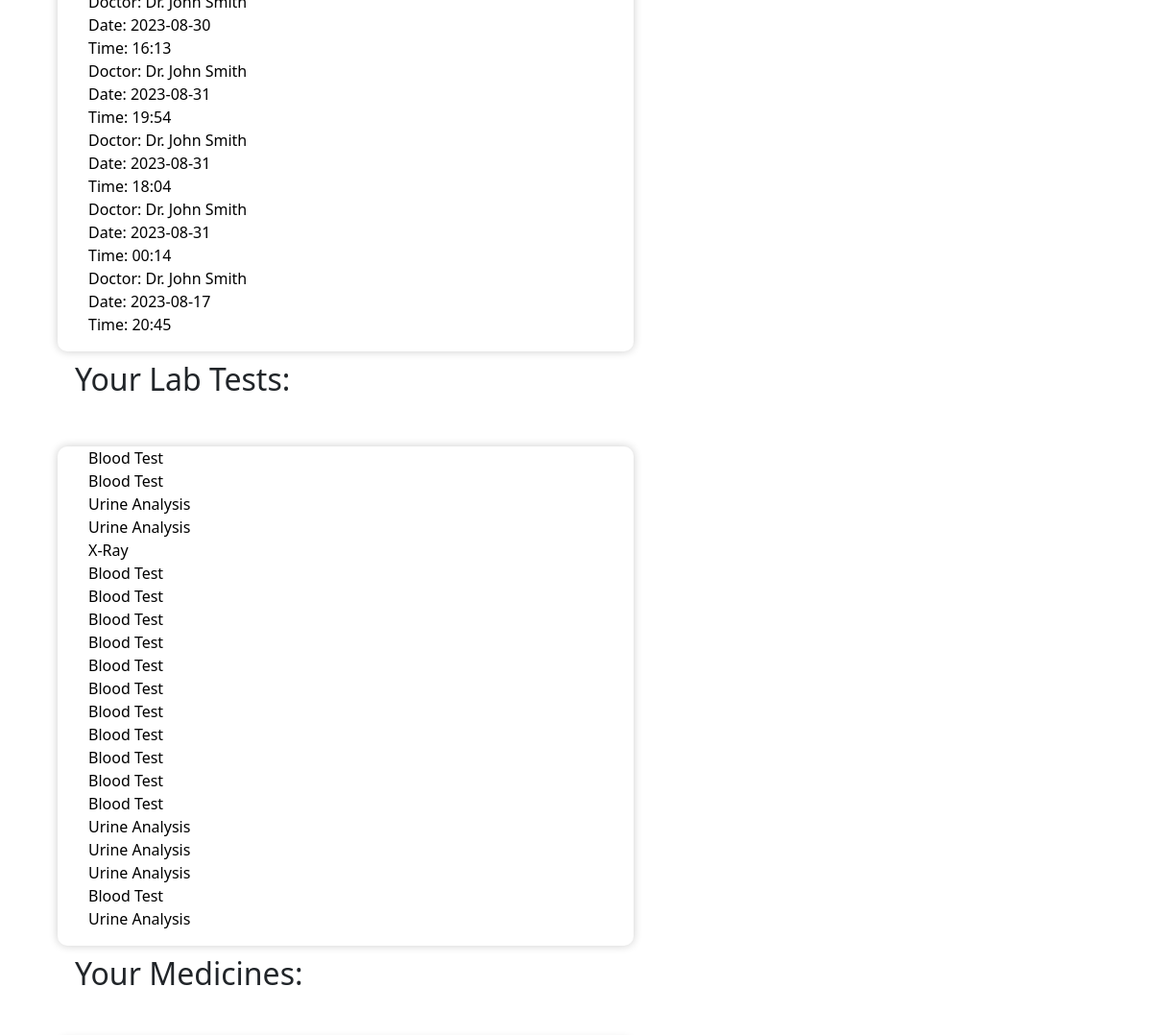
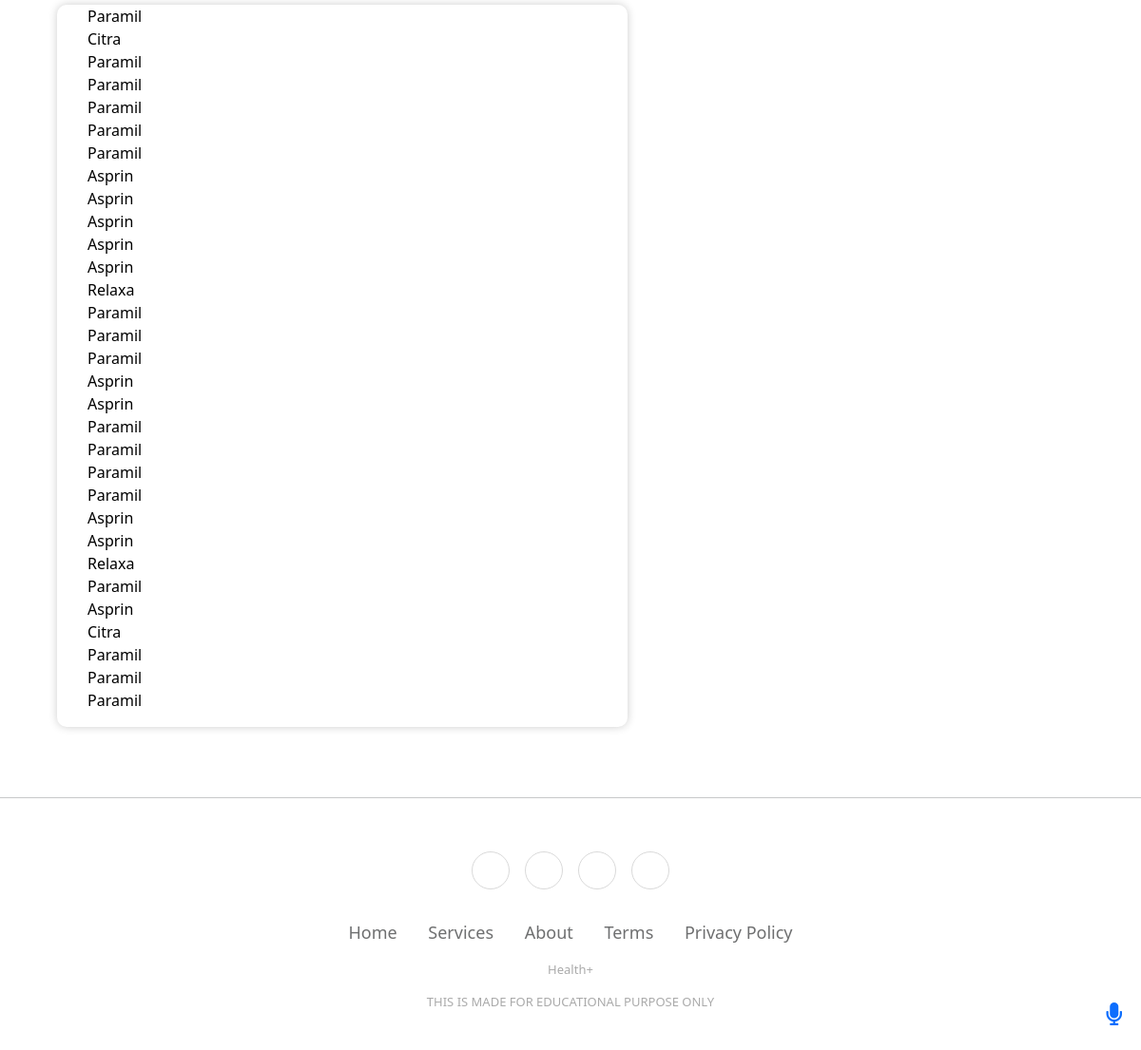
Page /profile (signed in, lower part) on the earlier database version (2 pictures, top to bottom).
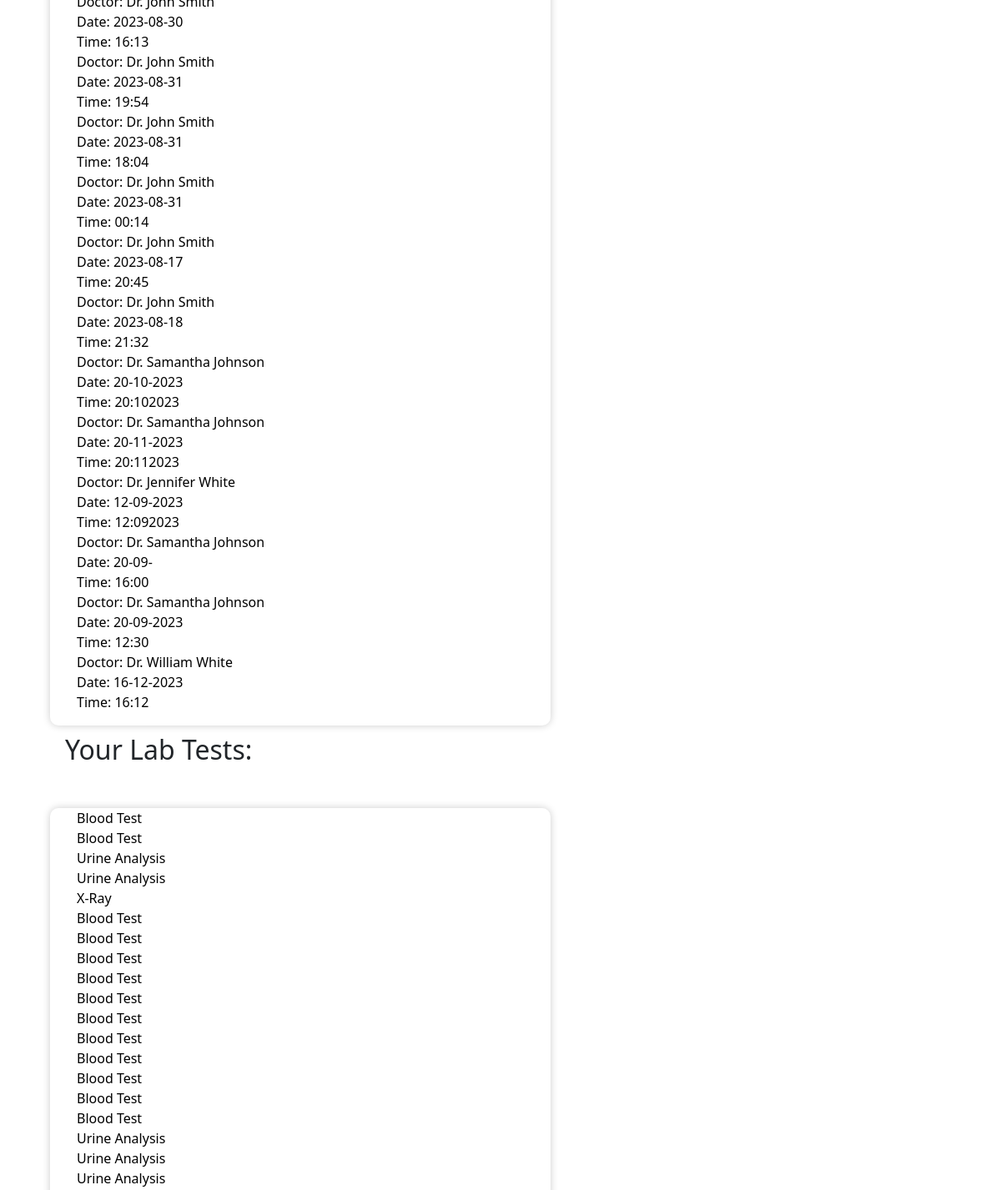
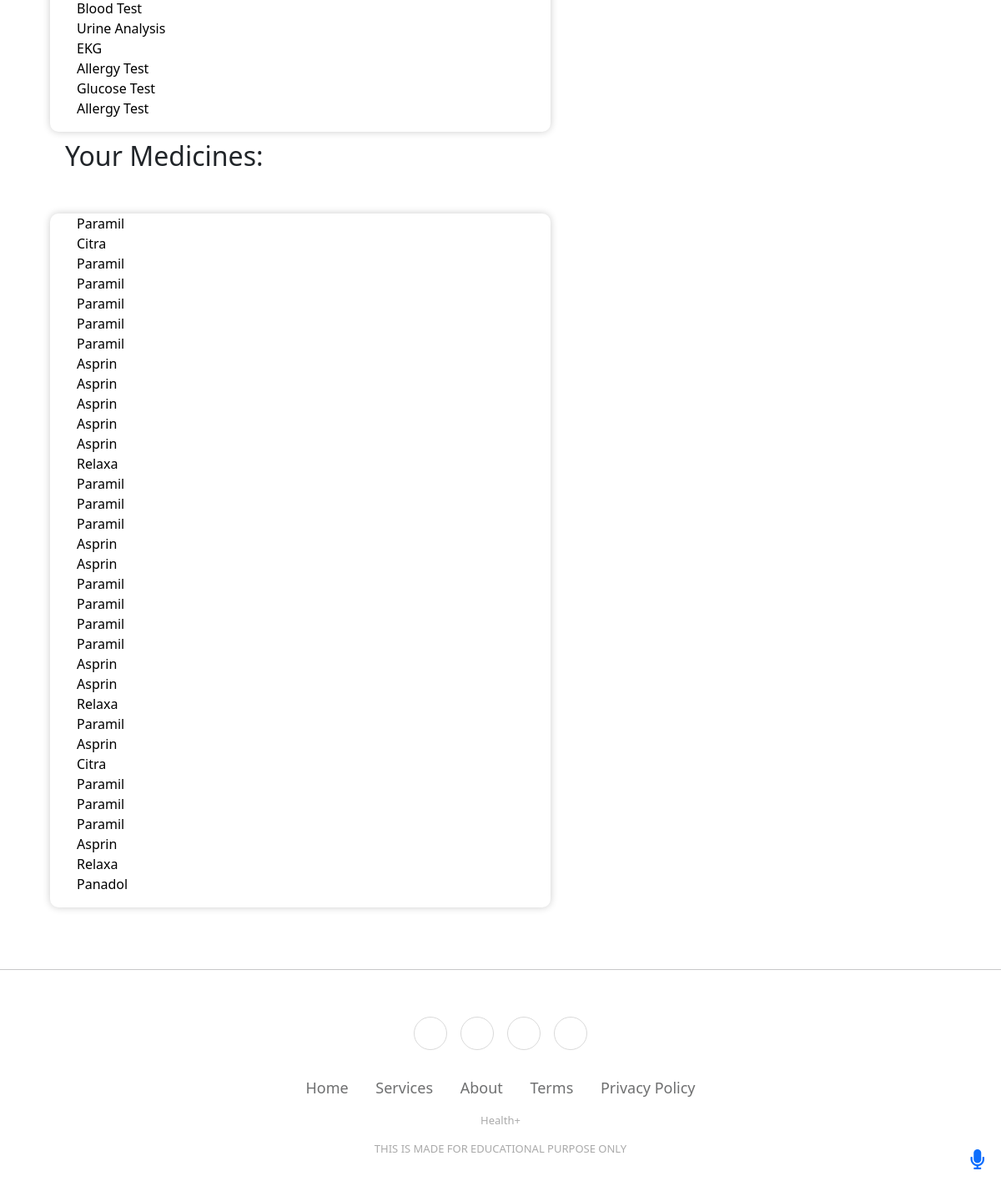
Same page on the later database version (2 pictures, top to bottom).
### app.py (models this page shows, shortened)
class Appointment(db.Model):
    id = db.Column(db.Integer, primary_key=True)
    patient_id = db.Column(db.Integer, nullable=False)
    doctor_id = db.Column(db.Integer, nullable=False)
    appointment_date = db.Column(db.String(20), nullable=False)
    appointment_time = db.Column(db.String(10), nullable=False)
    doctor_id = db.Column(db.Integer, db.ForeignKey('doctor.id'), nullable=False)
    doctor = db.relationship('Doctor', backref='appointments')

class Doctor(db.Model):
    id = db.Column(db.Integer, primary_key=True)
    name = db.Column(db.String(80), nullable=False)
    age = db.Column(db.Integer, nullable=False)
    email = db.Column(db.String(120), unique=True, nullable=False)
    phone = db.Column(db.Integer, nullable=False)
    speciality = db.Column(db.String(150))
    rating = db.Column(db.Integer, nullable=False)
    available = db.Column(db.String(150))
    cost = db.Column(db.Integer, nullable=False)

class LabHistory(db.Model):
    id = db.Column(db.Integer, primary_key=True)
    patient_id = db.Column(db.Integer, db.ForeignKey('patient.id'), nullable=False)
    labtest_id = db.Column(db.Integer, db.ForeignKey('lab_test.id'), nullable=False)
    booking_date =  db.Column(db.String(20), nullable=False)
    time = db.Column(db.String(10), nullable=False)
    labtest = db.relationship('LabTest', backref='lab_history')

class LabTest(db.Model):
    id = db.Column(db.Integer, primary_key=True)
    testname = db.Column(db.String(100), nullable=False)
    companyname = db.Column(db.String(100))
    availability = db.Column(db.String(50))
    ratings = db.Column(db.Integer)
    cost = db.Column(db.Integer, nullable=False)

class MedicineHistory(db.Model):
    id = db.Column(db.Integer, primary_key=True)
    patient_id = db.Column(db.Integer, ForeignKey('patient.id'), nullable=False)
    medicine_id = db.Column(db.Integer, ForeignKey('medicine.id'), nullable=False)
    purchase_date = db.Column(db.DateTime, default=datetime.utcnow)
    patient = relationship('Patient', back_populates='medicine_history')
    medicine = relationship('Medicine', back_populates='medicine_history')

class Medicine(db.Model):
    id = db.Column(db.Integer, primary_key=True)
    name = db.Column(db.String(100), nullable=False)
    type = db.Column(db.String(50), nullable=False)
    price = db.Column(db.Integer, nullable=False)
    description = db.Column(db.Text)
    side_effects = db.Column(db.Text)
    rating = db.Column(db.Integer)
    medicine_history = relationship('MedicineHistory', back_populates='medicine')

### app.py (the view)
@app.route('/profile')
@login_required
def profile():
    user_id = session.get('user_id')
    if user_id is None:
        return redirect('/login')  # Redirect to login if user is not logged in
    user = Patient.query.get(user_id)
    if user is None:
        return "User not found"
    medicines = MedicineHistory.query.filter_by(patient_id=user_id).all()
    documents = Document.query.filter_by(patient_id=user_id).all()
    appointments = Appointment.query.filter_by(patient_id=user_id).all()
    lab_tests = LabHistory.query.filter_by(patient_id=user_id).all()
    return render_template('profile.html', user=user, medicines=medicines,
                           documents=documents, appointments=appointments, lab_tests=lab_tests)

### app.py (called while the page is built)
def login_required(f):
    @wraps(f)
    def decorated_function(*args, **kwargs):
        if session.get("user_id") is None:
            return redirect("/login")
        return f(*args, **kwargs)
    return decorated_function

### templates/profile.html (shortened to what this page needs)
{% extends "layout.html" %}
{% block main %}
<div class="start">
<ul>
  {% for appointment in appointments %}
    <li>Doctor: {{ appointment.doctor.name }}</li>
    <li>Date: {{ appointment.appointment_date }}</li>
    <li>Time: {{ appointment.appointment_time }}</li>
  {% endfor %}
</ul>
</div>
<h2>Your Lab Tests:</h2>
<div class="start">
<ul>
  {% for lab_test in lab_tests %}
    <li>{{ lab_test.labtest.testname }}</li>
  {% endfor %}
</ul>
</div>
<h2>Your Medicines:</h2>
<div class="start">
<ul>
  {% for medicine in medicines %}
    <li>{{ medicine.medicine.name }}</li>
  {% endfor %}
</ul>
{% endblock %}

### templates/Layout.html (shortened to what this page needs)
<!DOCTYPE html>
<html lang="en"></html>
<head>
    <link href="https://cdn.jsdelivr.net/npm/bootstrap@5.3.1/dist/css/bootstrap.min.css" rel="stylesheet">
    <link rel="stylesheet" href="https://cdnjs.cloudflare.com/ajax/libs/twitter-bootstrap/4.1.3/css/bootstrap.min.css">
    <link rel="stylesheet" href="https://cdnjs.cloudflare.com/ajax/libs/ionicons/2.0.1/css/ionicons.min.css">
    <link rel= "stylesheet" type= "text/css" href= "{{ url_for('static',filename='styles/layout.css') }}">
    <link rel="stylesheet" href="https://cdnjs.cloudflare.com/ajax/libs/font-awesome/5.15.3/css/all.min.css">
    <link rel="stylesheet" href="https://stackpath.bootstrapcdn.com/bootstrap/5.3.0/css/bootstrap.min.css">
</head>
<body>
      <main class="container p-5">
        {% block main %}{% endblock %}
    </main>
    <footer>
      <hr >
        <div class="footer-basic">
            <footer>
                <div class="social"><a href="#"></a><a href="#"></a><a href="#"></a><a href="#"></a></div>
                <ul class="list-inline">
                    <li class="list-inline-item"><a href="#">Home</a></li>
                    <li class="list-inline-item"><a href="#">Services</a></li>
                    <li class="list-inline-item"><a href="#">About</a></li>
                    <li class="list-inline-item"><a href="#">Terms</a></li>
                    <li class="list-inline-item"><a href="#">Privacy Policy</a></li>
                </ul>
                <p class="copyright">Health+</p>
                <p class="copyright">THIS IS MADE FOR EDUCATIONAL PURPOSE ONLY</p>
            </footer>
        </div>
    </footer>
    <div class="voice-icon" id="voiceIcon">
      <a href="/assitance"><i class="fas fa-microphone"></i></a>
  </div>
</body>
</html>

### static/styles/layout.css (style rules this page uses)
.footer-basic { padding:40px 0; background-color:#ffffff; color:#4b4c4d; }
.footer-basic ul { padding:0; list-style:none; text-align:center; font-size:18px; line-height:1.6; margin-bottom:0; }
.footer-basic li { padding:0 10px; }
.footer-basic ul a { color:inherit; text-decoration:none; opacity:0.8; }
.footer-basic .social { text-align:center; padding-bottom:25px; }
.footer-basic .social > a { font-size:24px; width:40px; height:40px; line-height:40px; display:inline-block; text-align:center; border-radius:50%; border:1px solid #ccc; margin:0 8px; color:inherit; opacity:0.75; }
.footer-basic .copyright { margin-top:15px; text-align:center; font-size:13px; color:#aaa; margin-bottom:0; }
hr { border:1px solid; }

### templates/profile.html (style rules this page uses)
p { text-align: center; }
.start { max-width: 600px; margin: 50px auto; color:black; border-radius: 10px; box-shadow: 0px 0px 10px rgba(0, 0, 0, 0.2); display: flex; position:relative; right:240px; margin-bottom:10px; }

### templates/Layout.html (style rules this page uses)
.voice-icon { position: fixed; bottom: 20px; right: 20px; font-size: 24px; cursor: pointer; }

Differences in the rows shown:
added Appointment: doctor.name "Dr. John Smith", appointment_date "2023-08-18", appointment_time "21:32"
added Appointment: doctor.name "Dr. Samantha Johnson", appointment_date "20-10-2023", appointment_time "20:102023"
added Appointment: doctor.name "Dr. Samantha Johnson", appointment_date "20-11-2023", appointment_time "20:112023"
added Appointment: doctor.name "Dr. Jennifer White", appointment_date "12-09-2023", appointment_time "12:092023"
added Appointment: doctor.name "Dr. Samantha Johnson", appointment_date "20-09-", appointment_time "16:00"
added Appointment: doctor.name "Dr. Samantha Johnson", appointment_date "20-09-2023", appointment_time "12:30"
added Appointment: doctor.name "Dr. William White", appointment_date "16-12-2023", appointment_time "16:12"
added LabHistory: labtest.testname "EKG"
added LabHistory: labtest.testname "Allergy Test"
added LabHistory: labtest.testname "Glucose Test"
added LabHistory: labtest.testname "Allergy Test"
added MedicineHistory: medicine.name "Asprin"
added MedicineHistory: medicine.name "Relaxa"
added MedicineHistory: medicine.name "Panadol"
